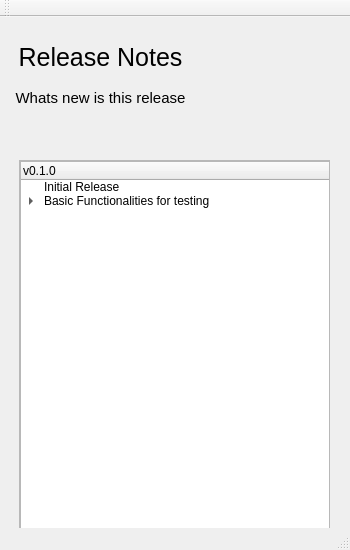
<?xml version="1.0" encoding="UTF-8"?>
<ui version="4.0">
 <class>news</class>
 <widget class="QMainWindow" name="news">
  <property name="geometry">
   <rect>
    <x>0</x>
    <y>0</y>
    <width>350</width>
    <height>550</height>
   </rect>
  </property>
  <property name="minimumSize">
   <size>
    <width>200</width>
    <height>300</height>
   </size>
  </property>
  <property name="maximumSize">
   <size>
    <width>16777215</width>
    <height>16777215</height>
   </size>
  </property>
  <property name="windowTitle">
   <string>About</string>
  </property>
  <widget class="QWidget" name="centralWidget">
   <widget class="QLabel" name="label_9">
    <property name="geometry">
     <rect>
      <x>10</x>
      <y>20</y>
      <width>181</width>
      <height>41</height>
     </rect>
    </property>
    <property name="font">
     <font>
      <pointsize>19</pointsize>
     </font>
    </property>
    <property name="text">
     <string>Release Notes</string>
    </property>
    <property name="alignment">
     <set>Qt::AlignCenter</set>
    </property>
   </widget>
   <widget class="QLabel" name="label_10">
    <property name="geometry">
     <rect>
      <x>10</x>
      <y>60</y>
      <width>181</width>
      <height>41</height>
     </rect>
    </property>
    <property name="font">
     <font>
      <pointsize>11</pointsize>
     </font>
    </property>
    <property name="text">
     <string>Whats new is this release</string>
    </property>
    <property name="alignment">
     <set>Qt::AlignCenter</set>
    </property>
   </widget>
   <widget class="QScrollArea" name="scrollArea">
    <property name="geometry">
     <rect>
      <x>19</x>
      <y>143</y>
      <width>311</width>
      <height>371</height>
     </rect>
    </property>
    <property name="widgetResizable">
     <bool>true</bool>
    </property>
    <widget class="QWidget" name="scrollAreaWidgetContents">
     <property name="geometry">
      <rect>
       <x>0</x>
       <y>0</y>
       <width>307</width>
       <height>367</height>
      </rect>
     </property>
     <widget class="QTreeWidget" name="treeWidget">
      <property name="geometry">
       <rect>
        <x>0</x>
        <y>0</y>
        <width>311</width>
        <height>371</height>
       </rect>
      </property>
      <column>
       <property name="text">
        <string>v0.1.0</string>
       </property>
      </column>
      <item>
       <property name="text">
        <string>Initial Release</string>
       </property>
      </item>
      <item>
       <property name="text">
        <string>Basic Functionalities for testing</string>
       </property>
       <item>
        <property name="text">
         <string>Menu Bar</string>
        </property>
       </item>
       <item>
        <property name="text">
         <string>About Menu</string>
        </property>
       </item>
       <item>
        <property name="text">
         <string>News Menu</string>
        </property>
       </item>
       <item>
        <property name="text">
         <string>Thermocouple Simulation</string>
        </property>
       </item>
       <item>
        <property name="text">
         <string>Pressure Transducer Simulation</string>
        </property>
       </item>
       <item>
        <property name="text">
         <string>Dynamic Warning Messages</string>
        </property>
       </item>
       <item>
        <property name="text">
         <string>Warning Suppression</string>
        </property>
       </item>
      </item>
     </widget>
    </widget>
   </widget>
  </widget>
  <widget class="QToolBar" name="mainToolBar">
   <attribute name="toolBarArea">
    <enum>TopToolBarArea</enum>
   </attribute>
   <attribute name="toolBarBreak">
    <bool>false</bool>
   </attribute>
  </widget>
  <widget class="QStatusBar" name="statusBar"/>
  <action name="actionAbout">
   <property name="text">
    <string>&amp;About</string>
   </property>
  </action>
  <action name="actionExit">
   <property name="text">
    <string>&amp;Exit</string>
   </property>
  </action>
 </widget>
 <layoutdefault spacing="6" margin="11"/>
 <resources/>
 <connections>
  <connection>
   <sender>actionExit</sender>
   <signal>triggered()</signal>
   <receiver>news</receiver>
   <slot>close()</slot>
   <hints>
    <hint type="sourcelabel">
     <x>-1</x>
     <y>-1</y>
    </hint>
    <hint type="destinationlabel">
     <x>639</x>
     <y>359</y>
    </hint>
   </hints>
  </connection>
 </connections>
</ui>
